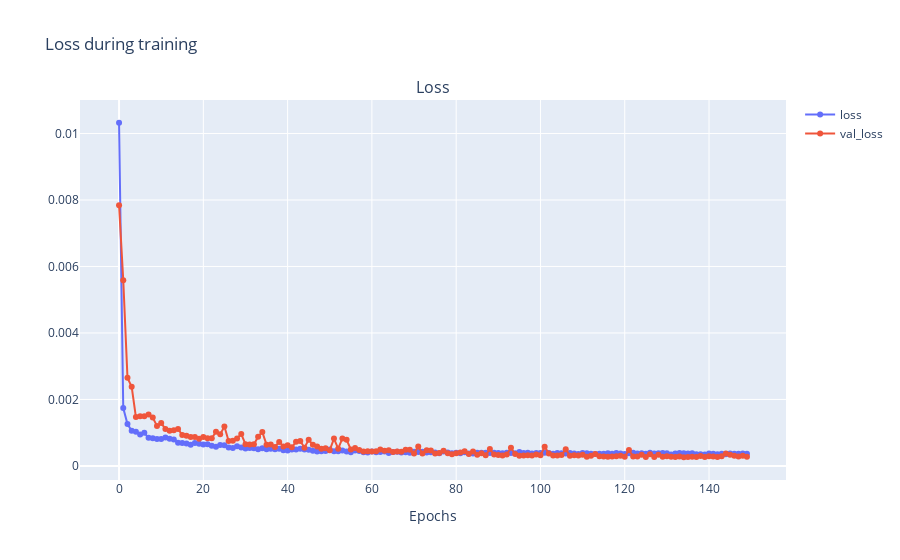

Notebook cell for this chart:
### Code cell
display_history(history, losses=['loss', 'val_loss'])

### Figure 1 — Plotly figure (JSON) as saved in the notebook; plotly's stock layout.template omitted (floating-point values rounded to 4 significant figures; data arrays with more than 128 entries replaced by an {"elided": "..."} marker saying what was removed)
{"data": [{"mode": "lines+markers", "name": "loss", "type": "scatter", "xaxis": "x", "y": {"elided": "150 float values"}, "yaxis": "y"}, {"mode": "lines+markers", "name": "val_loss", "type": "scatter", "xaxis": "x", "y": {"elided": "150 float values"}, "yaxis": "y"}], "layout": {"annotations": [{"font": {"size": 16}, "showarrow": false, "text": "Loss", "x": 0.5, "xanchor": "center", "xref": "paper", "y": 1, "yanchor": "bottom", "yref": "paper"}], "title": {"text": "Loss during training"}, "xaxis": {"anchor": "y", "domain": [0, 1], "title": {"text": "Epochs"}}, "yaxis": {"anchor": "x", "domain": [0, 1]}}}
